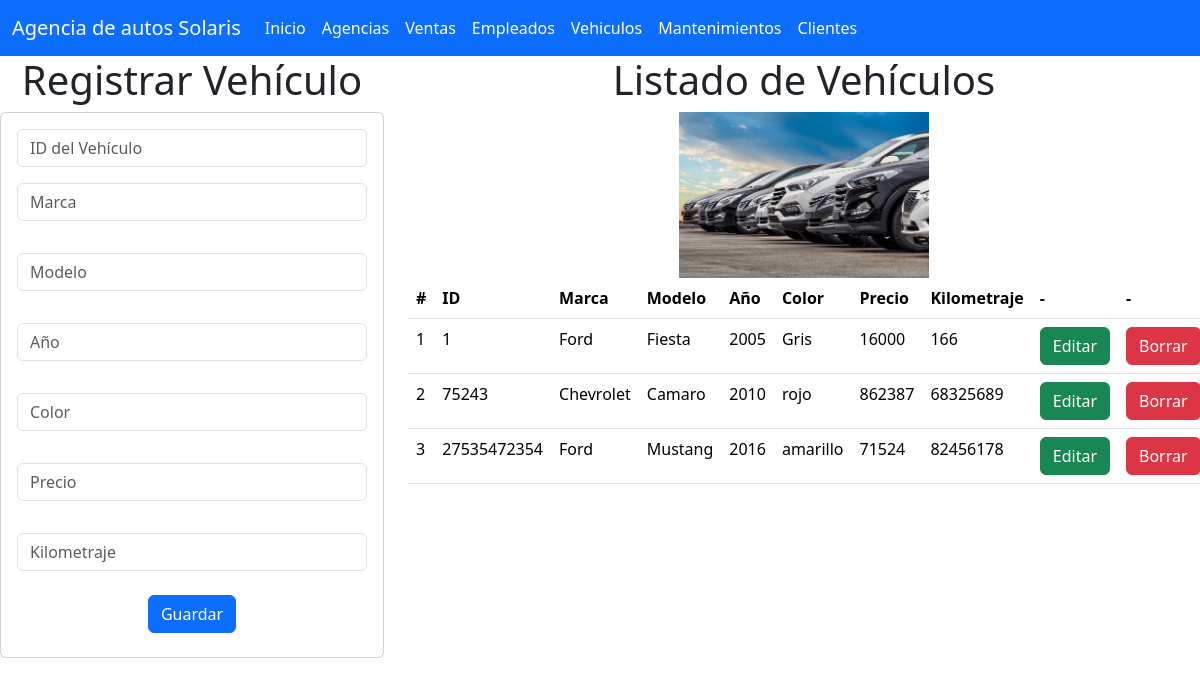
The page /vehiculo_app/vehiculos on the database its author committed.
### vehiculo_app/models.py (models this page shows, shortened)
class Vehiculo(models.Model):
    id_vehiculo = models.IntegerField(primary_key=True)
    marca = models.CharField(max_length=255)
    modelo = models.CharField(max_length=255)
    anio = models.IntegerField()
    color = models.CharField(max_length=255)
    precio = models.IntegerField()
    kilometraje = models.IntegerField()

### vehiculo_app/views.py (the view)
# urls.py: path("vehiculos",views.vehiculos,name="vehiculos"),
def vehiculos(request):
    losvehiculos = Vehiculo.objects.all()
    return render(request, 'gestionarVehiculos.html', {"misvehiculos": losvehiculos})

### vehiculo_app/templates/gestionarVehiculos.html (shortened to what this page needs)
{% extends "base.html" %}
{% load static %}
{% block cuerpo %}
<div class="row">
  <div class="col-sm-12 col-md-4 col-lg-4 col-xl-4">
    <h1>Registrar Vehículo</h1>
    <div class="card">
      <div class="card-body">
        <form action="{% url 'registrarVehiculo' %}" method="POST">
          <div class="form-group">
            <input type="number" id="txtid_vehiculo" name="txtid_vehiculo" class="form-control" placeholder="ID del Vehículo" required>
          </div>
          <div class="form-group py-3">
            <input type="text" id="txtmarca" name="txtmarca" class="form-control" placeholder="Marca" maxlength="100" required>
          </div>
          <div class="form-group py-3">
            <input type="text" id="txtmodelo" name="txtmodelo" class="form-control" placeholder="Modelo" maxlength="100" required>
          </div>
          <div class="form-group py-3">
            <input type="number" id="numanio" name="numanio" class="form-control" placeholder="Año" required>
          </div>
          <div class="form-group py-3">
            <input type="text" id="txtcolor" name="txtcolor" class="form-control" placeholder="Color" maxlength="100" required>
          </div>
          <div class="form-group py-3">
            <input type="number" id="numprecio" name="numprecio" class="form-control" placeholder="Precio" required>
          </div>
          <div class="form-group py-3">
            <input type="number" id="numkilometraje" name="numkilometraje" class="form-control" placeholder="Kilometraje" required>
          </div>
          <div class="form-group py-2">
            <button type="submit" class="btn btn-primary">Guardar</button>
          </div>
        </form>
      </div>
    </div>
  </div>
  <div class="col-sm-12 col-md-8 col-lg-8 col-xl-8">
    <h1>Listado de Vehículos</h1>
    <img src="{% static 'img/vehiculos.jpg' %}" style="width: 250px;" alt="Ejemplo de imagen">
    <div class="table-responsive">
      <table class="table">
        <thead>
          <tr>
            <th scope="col">#</th>
            <th scope="col">ID</th>
            <th scope="col">Marca</th>
            <th scope="col">Modelo</th>
            <th scope="col">Año</th>
            <th scope="col">Color</th>
            <th scope="col">Precio</th>
            <th scope="col">Kilometraje</th>
            <th scope="col">-</th>
            <th scope="col">-</th>
          </tr>
        </thead>
        <tbody>
          {% for vehiculo in misvehiculos %}
          <tr>
            <td>{{ forloop.counter }}</td>
            <td>{{ vehiculo.id_vehiculo }}</td>
            <td>{{ vehiculo.marca }}</td>
            <td>{{ vehiculo.modelo }}</td>
            <td>{{ vehiculo.anio }}</td>
            <td>{{ vehiculo.color }}</td>
            <td>{{ vehiculo.precio }}</td>
            <td>{{ vehiculo.kilometraje }}</td>
            <td><a href="seleccionarVehiculo/{{ vehiculo.id_vehiculo }}" class="btn btn-success">Editar</a></td>
            <td><a href="borrarVehiculo/{{ vehiculo.id_vehiculo }}" class="btn btn-danger">Borrar</a></td>
          </tr>
          {% endfor %}
        </tbody>
      </table>
    </div>
  </div>
{% endblock %}

### rows shown on the page
Vehiculo: id_vehiculo "1", marca "Ford", modelo "Fiesta", anio "2005", color "Gris", precio "16000", kilometraje "166"
Vehiculo: id_vehiculo "75243", marca "Chevrolet", modelo "Camaro", anio "2010", color "rojo", precio "862387", kilometraje "68325689"
Vehiculo: id_vehiculo "27535472354", marca "Ford", modelo "Mustang", anio "2016", color "amarillo", precio "71524", kilometraje "82456178"
